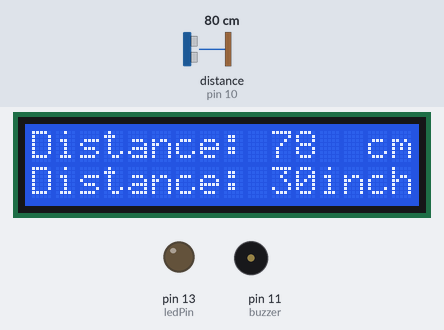
The sketch below on a simulated Arduino Uno, built with avr-gcc and run on an emulated ATmega328P. Parts: 16×2 character LCD, output pins drawn as LEDs (lit = HIGH), buzzer (waves = sounding, pin HIGH). Wiring (inferred from the names in the program): ultrasonic range finder: trigger pin 9; echo pin 10. The test bench sets the inputs (shaded band); at power-on: distance to the obstacle (sensor on pin 10) 80 cm. The echo pulse lasts 58.3 µs per cm; pins used as bus, display or sensor lines are not drawn.

Above: at 1.2 s.
1.3 s: distance to the obstacle (sensor on pin 10) set to 56 cm
At 2.5 s:
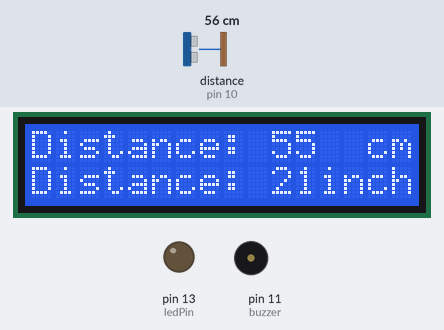
2.8 s: distance to the obstacle (sensor on pin 10) set to 47 cm
At 4.0 s:
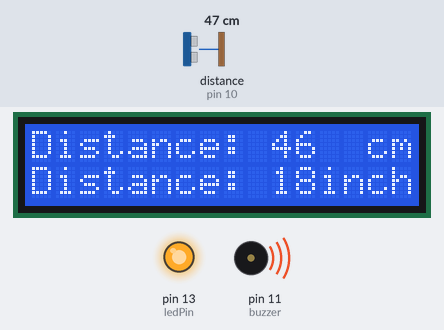
4.3 s: distance to the obstacle (sensor on pin 10) set to 2 cm
At 4.8 s:
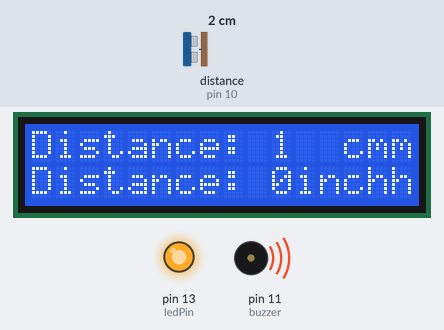
5.8 s: distance to the obstacle (sensor on pin 10) set to 18 cm
At 6.6 s:
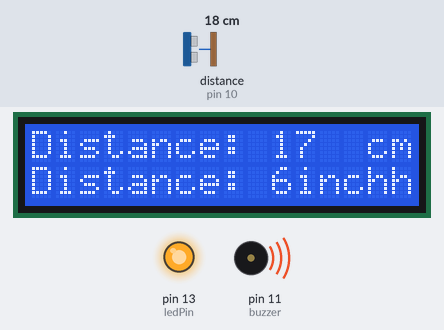
Timing chart, 0 to 8.3 s (numbered marks = the images above; inputs shaded):
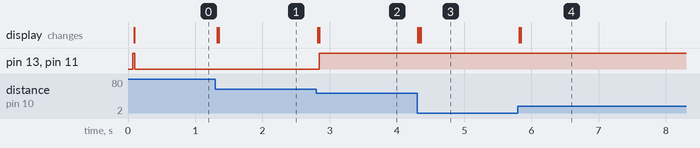

The sketch:

display___Buzzer.ino
```cpp
#include <LiquidCrystal.h> //Please replace the single quote characters ('') with the parenthesis character (<>)

LiquidCrystal lcd(1, 2, 4, 5, 6, 7); // Creates an LCD object. Parameters: (rs, enable, d4, d5, d6, d7)

const int trigPin = 9;   // define the HC-SR04 pins
const int echoPin = 10;
const int buzzer = 11;
const int ledPin = 13;
long duration;
int distanceCm,distanceInch;
int safetyDistance;
int distance;


void setup() {

lcd.begin(16,2); // Initializes the interface to the LCD screen, and specifies the dimensions (width and height) of the display
pinMode(trigPin, OUTPUT);
pinMode(echoPin, INPUT);
pinMode(buzzer, OUTPUT);
pinMode(ledPin, OUTPUT);
//Serial.begin(9600); // Starts the serial communication
}

void loop() {
// Clears the trigPin
digitalWrite(trigPin, LOW);
delayMicroseconds(2);

// Sets the trigPin on HIGH state for 10 micro seconds
digitalWrite(trigPin, HIGH);
delayMicroseconds(10);
digitalWrite(trigPin, LOW);

// Reads the echoPin, returns the sound wave travel time in microseconds
duration = pulseIn(echoPin, HIGH);
safetyDistance = distance;
distance= duration*0.034/2;
distanceCm= duration*0.034/2;
distanceInch = duration*0.0133/2;

if (safetyDistance <= 50){
  digitalWrite(buzzer, HIGH);
  digitalWrite(ledPin, HIGH);
}
else{
  digitalWrite(buzzer, LOW);
  digitalWrite(ledPin, LOW);
}
Serial.print("Distance: ");
Serial.println(distance);
lcd.setCursor(0,0); // Sets the location at which subsequent text written to the LCD will be displayed
lcd.print("Distance: "); // Prints string "Distance" on the LCD
lcd.print(distanceCm); // Prints the distance value from the sensor
lcd.print("  cm");
delay(10);
lcd.setCursor(0,1);
lcd.print("Distance: ");
lcd.print(distanceInch);
lcd.print("inch");
delay(10);

}
```

Measured:
- the behaviour switches between 52 and 51 cm on distance to the obstacle (sensor on pin 10) (found by bisection; images 1 and 2)
- after the input at 1.3 s, the display: first changes at once (image 1 shows a later state)
- after the input at 2.8 s, pin 13 (ledPin), pin 11 (buzzer): LOW → HIGH after 0.05 s; the display: first changes at once (image 2 shows a later state)
- after the input at 4.3 s, the display: first changes at once (image 3 shows a later state)
- after the input at 5.8 s, the display: first changes at once (image 4 shows a later state)
